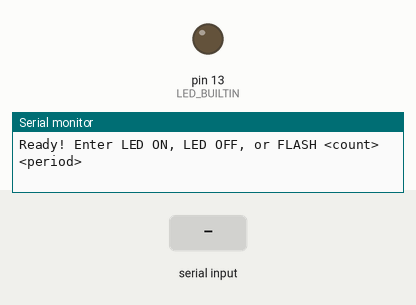
Recording of a sketch running on a simulated Arduino Uno, built with avr-gcc and run on an emulated ATmega328P. Shown: output pins drawn as LEDs (lit = HIGH), the last lines printed to the serial monitor. The inputs (shaded band) are chosen by the test bench.

Above: at 1.2 s.
1.3 s: "LED ON\n" received over Serial
At 2.3 s:
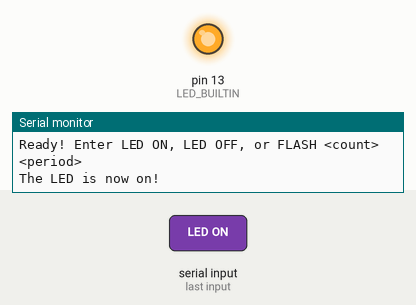
2.8 s: "LED OFF\n" received over Serial
At 3.5 s:
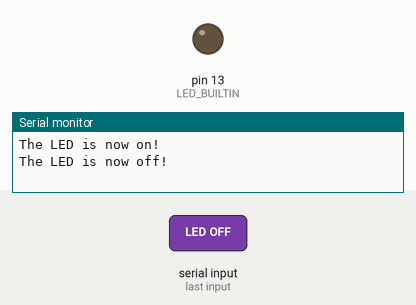
Timing chart, 0 to 5.8 s (numbered marks = the images above; inputs shaded):
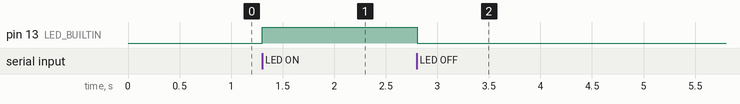

Measured:
- after the input at 1.3 s, pin 13 (LED_BUILTIN): LOW → HIGH at once
- after the input at 2.8 s, pin 13 (LED_BUILTIN): HIGH → LOW at once

The sketch:

Exam1Arduino.ino
```cpp
String inputString = "";
bool isStringComplete = false;

void setup() {
  Serial.begin(19200);
  inputString.reserve(200);
  pinMode(LED_BUILTIN, OUTPUT);

  Serial.println("Ready! Enter LED ON, LED OFF, or FLASH <count> <period>");
}

void loop() {
  if (isStringComplete) {
    inputString.trim();

    if (inputString.equals("LED ON")) {
      digitalWrite(LED_BUILTIN, HIGH);
      Serial.println("The LED is now on!");

    } else if (inputString.equals("LED OFF")) {
      digitalWrite(LED_BUILTIN, LOW);
      Serial.println("The LED is now off!");

    } else if (inputString.startsWith("FLASH ")) {
      int firstSpace = inputString.indexOf(' ');
      int secondSpace = inputString.indexOf(' ', firstSpace + 1);

      if (firstSpace != -1 && secondSpace != -1) {
        int flashCount =
            inputString.substring(firstSpace + 1, secondSpace).toInt();
        int period =
            inputString.substring(secondSpace + 1).toInt();

        if (flashCount > 0 && period >= 2) {
          int halfPeriod = period / 2;

          Serial.print("Flashing ");
          Serial.print(flashCount);
          Serial.print(" times with a period of ");
          Serial.print(period);
          Serial.println(" ms.");

          for (int i = 0; i < flashCount; i++) {
            digitalWrite(LED_BUILTIN, HIGH);
            delay(halfPeriod);

            digitalWrite(LED_BUILTIN, LOW);
            delay(halfPeriod);
          }

          Serial.println("Flash complete!");

        } else {
          Serial.println(
              "Error: Flash count must be positive and period must be at least 2 ms.");
        }

      } else {
        Serial.println("Usage: FLASH <count> <period>");
      }

    } else {
      Serial.println("Unknown command. Try LED ON, LED OFF, or FLASH <count> <period>.");
    }

    // Reset input after processing the command
    inputString = "";
    isStringComplete = false;
  }
}

void serialEvent() {
  while (Serial.available()) {
    char inChar = (char)Serial.read();

    if (inChar == '\n') {
      isStringComplete = true;
    } else if (inChar != '\r') {
      inputString += inChar;
    }
  }
}
```
